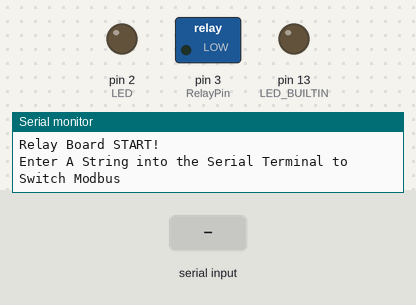
This sketch was run on a simulated Arduino Uno, built with avr-gcc and run on an emulated ATmega328P. Parts: switched loads named in the sketch (green lamp = pin HIGH), output pins drawn as LEDs (lit = HIGH), the last lines printed to the serial monitor. The test bench sets the inputs (shaded band).

Above: at 2.2 s.
2.3 s: "1" received over Serial
At 5.0 s:
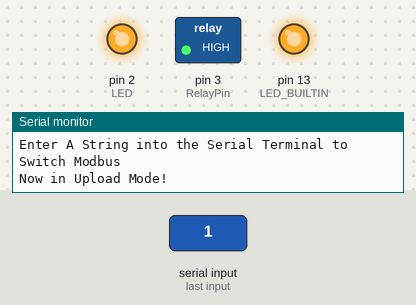
5.3 s: "0" received over Serial
At 7.7 s:
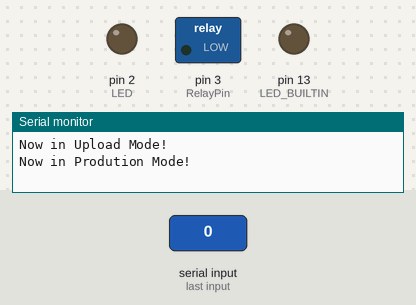
8.3 s: "2" received over Serial
At 11.1 s:
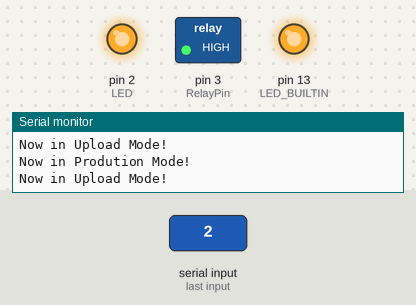
Timing chart, 0 to 12.6 s (numbered marks = the images above; inputs shaded):
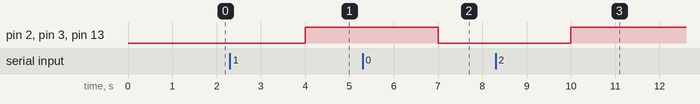

The sketch:

Relaytest.ino
```cpp
#define LED 2
#define RelayPin 3

void setup()
{
  pinMode(LED, OUTPUT);
  pinMode(LED_BUILTIN, OUTPUT);
  Serial.begin(9600);
  pinMode(RelayPin, OUTPUT);
  digitalWrite(RelayPin, LOW);
  while (!Serial);
  Serial.println("Relay Board START!");
  delay(1000);

  Serial.println("Enter A String into the Serial Terminal to Switch Modbus");
  digitalWrite(LED, LOW);
  digitalWrite(LED_BUILTIN, LOW);

}

void loop() {

  if (Serial.available() > 0)  {
    Serial.readString();
    digitalWrite(LED, !digitalRead(LED));
    digitalWrite(LED_BUILTIN, !digitalRead(LED_BUILTIN));
    digitalWrite(RelayPin, !digitalRead(RelayPin));
    if(digitalRead(RelayPin) == HIGH) {
        Serial.println("Now in Upload Mode!");
    }
    else {
        Serial.println("Now in Prodution Mode!");
    }
  }
  delay(2000);
}
```

Measured:
- after the input at 2.3 s, pin 2 (LED), pin 3 (RelayPin), pin 13 (LED_BUILTIN): LOW → HIGH after 1.7 s
- after the input at 5.3 s, pin 2 (LED), pin 3 (RelayPin), pin 13 (LED_BUILTIN): HIGH → LOW after 1.7 s
- after the input at 8.3 s, pin 2 (LED), pin 3 (RelayPin), pin 13 (LED_BUILTIN): LOW → HIGH after 1.7 s
